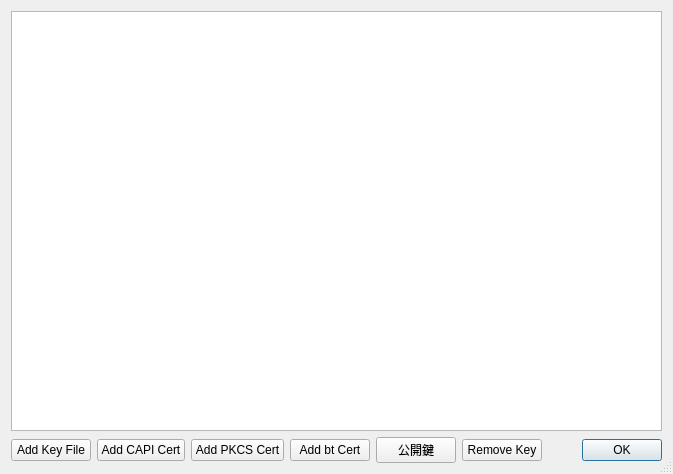
<?xml version="1.0" encoding="UTF-8"?>
<ui version="4.0">
 <class>keyviewdlg</class>
 <widget class="QDialog" name="keyviewdlg">
  <property name="geometry">
   <rect>
    <x>0</x>
    <y>0</y>
    <width>673</width>
    <height>474</height>
   </rect>
  </property>
  <property name="windowTitle">
   <string>Key List</string>
  </property>
  <property name="sizeGripEnabled">
   <bool>true</bool>
  </property>
  <layout class="QVBoxLayout" name="verticalLayout_3">
   <item>
    <layout class="QVBoxLayout" name="verticalLayout">
     <item>
      <widget class="QTreeView" name="treeView">
       <property name="editTriggers">
        <set>QAbstractItemView::NoEditTriggers</set>
       </property>
       <property name="alternatingRowColors">
        <bool>true</bool>
       </property>
       <property name="selectionMode">
        <enum>QAbstractItemView::ExtendedSelection</enum>
       </property>
       <property name="verticalScrollMode">
        <enum>QAbstractItemView::ScrollPerPixel</enum>
       </property>
       <property name="autoExpandDelay">
        <number>-1</number>
       </property>
       <property name="allColumnsShowFocus">
        <bool>true</bool>
       </property>
      </widget>
     </item>
     <item>
      <layout class="QVBoxLayout" name="verticalLayout_2">
       <item>
        <layout class="QHBoxLayout" name="horizontalLayout_2">
         <item>
          <widget class="QPushButton" name="pushButtonAddKey">
           <property name="text">
            <string>Add Key File</string>
           </property>
          </widget>
         </item>
         <item>
          <widget class="QPushButton" name="pushButton">
           <property name="text">
            <string>Add CAPI Cert</string>
           </property>
          </widget>
         </item>
         <item>
          <widget class="QPushButton" name="pushButton_2">
           <property name="text">
            <string>Add PKCS Cert</string>
           </property>
          </widget>
         </item>
         <item>
          <widget class="QPushButton" name="pushButton_4">
           <property name="text">
            <string>Add bt Cert</string>
           </property>
          </widget>
         </item>
         <item>
          <widget class="QPushButton" name="pushButton_3">
           <property name="text">
            <string>公開鍵</string>
           </property>
          </widget>
         </item>
         <item>
          <widget class="QPushButton" name="pushButtonRemoveKey">
           <property name="toolTip">
            <string/>
           </property>
           <property name="text">
            <string>Remove Key</string>
           </property>
          </widget>
         </item>
         <item>
          <spacer name="horizontalSpacer">
           <property name="orientation">
            <enum>Qt::Horizontal</enum>
           </property>
           <property name="sizeHint" stdset="0">
            <size>
             <width>40</width>
             <height>20</height>
            </size>
           </property>
          </spacer>
         </item>
         <item>
          <widget class="QDialogButtonBox" name="buttonBox">
           <property name="standardButtons">
            <set>QDialogButtonBox::Ok</set>
           </property>
          </widget>
         </item>
        </layout>
       </item>
      </layout>
     </item>
    </layout>
   </item>
  </layout>
 </widget>
 <resources/>
 <connections/>
</ui>
